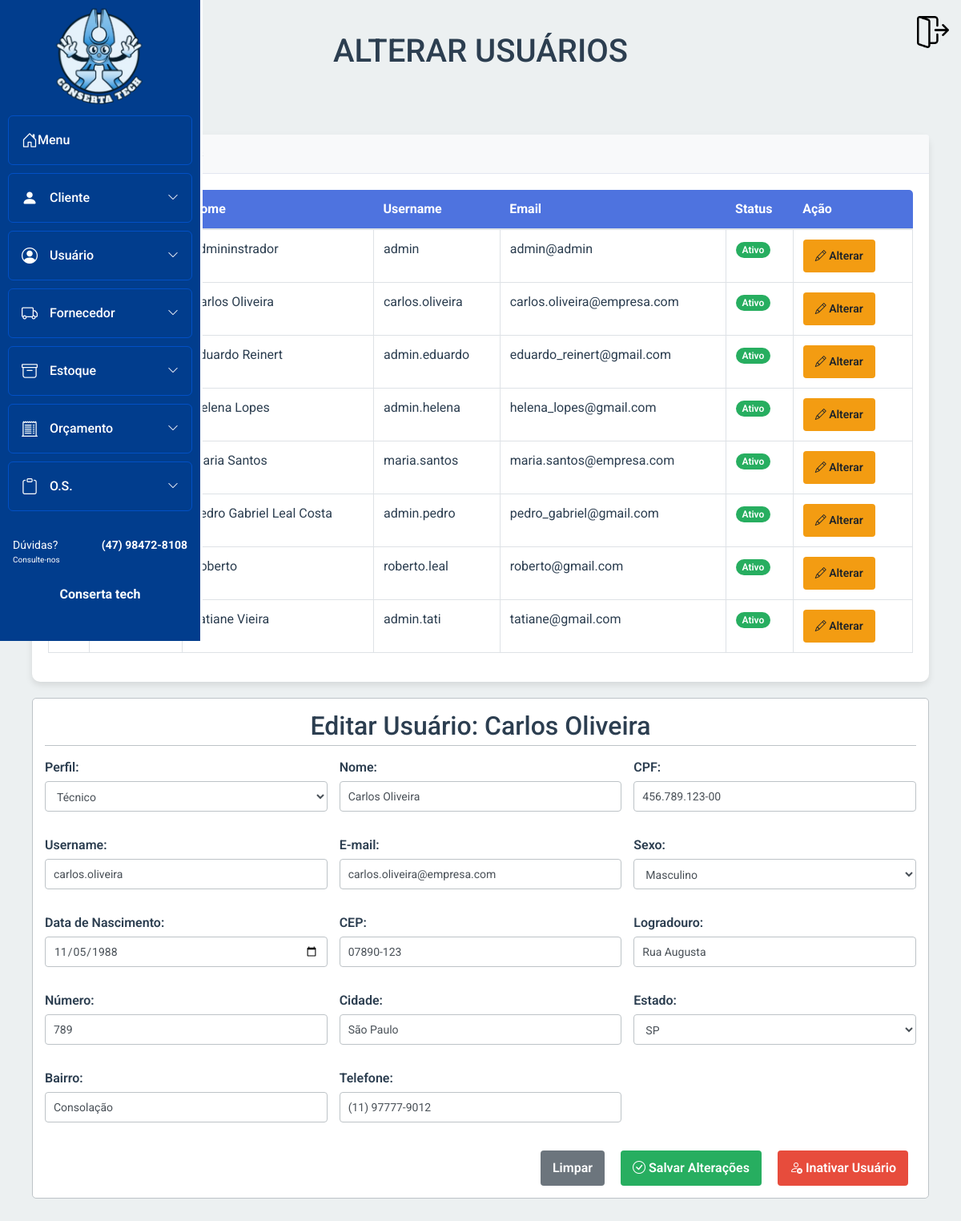
The page /sa_mod_bd/Usuario/alterar_usuario.php?id=3 (signed in) on the database its author committed.
### tables this page shows
CREATE TABLE `usuario` (
  `id_usuario` int(11) NOT NULL,
  `id_perfil` int(11) NOT NULL,
  `nome` varchar(50) NOT NULL,
  `cpf` varchar(15) DEFAULT NULL,
  `username` varchar(30) NOT NULL,
  `email` varchar(100) NOT NULL,
  `senha` varchar(255) NOT NULL,
  `data_cad` date DEFAULT NULL,
  `data_nasc` date DEFAULT NULL,
  `sexo` enum('M','F') DEFAULT NULL,
  `cep` varchar(10) DEFAULT NULL,
  `logradouro` varchar(80) DEFAULT NULL,
  `tipo` varchar(20) DEFAULT NULL,
  `complemento` varchar(15) DEFAULT NULL,
  `numero` int(11) DEFAULT NULL,
  `cidade` varchar(30) DEFAULT NULL,
  `uf` varchar(2) DEFAULT NULL,
  `bairro` varchar(20) DEFAULT NULL,
  `telefone` varchar(18) DEFAULT NULL,
  `inativo` tinyint(4) DEFAULT 0,
  `senha_temporaria` tinyint(4) DEFAULT 0
);

### sa_mod_bd/Usuario/processa_alteracao.php (called while the page is built, shortened)
<?php
require '../Conexao/conexao.php';
if(isset($_GET['id']) && is_numeric($_GET['id'])){
    $id_usuario = $_GET['id'];
    $sql = "SELECT * FROM usuario WHERE id_usuario = :id";
    $stmt = $pdo->prepare($sql);
    $stmt->bindParam(':id', $id_usuario, PDO::PARAM_INT);
    $stmt->execute();
    $usuarioAtual = $stmt->fetch(PDO::FETCH_ASSOC);
}
$sql = "SELECT * FROM usuario WHERE inativo = 0 ORDER BY nome ASC";
$stmt = $pdo->prepare($sql);
$stmt->execute();
$usuarios = $stmt->fetchAll(PDO::FETCH_ASSOC);
function safe_html($value) {
    return $value !== null ? htmlspecialchars($value) : '';
}
?>

### sa_mod_bd/Usuario/alterar_usuario.php (the view, shortened to what this page needs)
<?php
include 'processa_alteracao.php';
?>
<!DOCTYPE html>
<html lang="pt-br">
<head>
    <link rel="stylesheet" href="../bootstrap/css/bootstrap.min.css">
    <link rel="stylesheet" href="https://cdn.jsdelivr.net/npm/bootstrap-icons@1.10.3/font/bootstrap-icons.css" />
    <link rel="stylesheet" href="../Menu_lateral/css-home-bar.css" />
    <link rel="stylesheet" href="https://cdn.jsdelivr.net/npm/flatpickr/dist/flatpickr.min.css">
    <link rel="stylesheet" href="https://cdn.jsdelivr.net/npm/notyf@3/notyf.min.css">
    <link rel="stylesheet" href="alterar.css">
</head>
<body>
    <div class="container">
        <h1>ALTERAR USUÁRIOS</h1>
        <?php include("../Menu_lateral/menu.php"); ?>
        <div class="mb-3">
            <a href="buscar_usuario.php" class="btn btn-secondary">
            </a>
        </div>
        <div class="card">
            <div class="card-header">
            </div>
            <div class="card-body">
                <?php if (!empty($usuarios)): ?>
                    <div class="table-responsive">
                        <table class="table table-bordered table-hover" width="100%" cellspacing="0">
                            <thead>
                                <tr>
                                    <th>ID</th>
                                    <th>Perfil</th>
                                    <th>Nome</th>
                                    <th>Username</th>
                                    <th>Email</th>
                                    <th>Status</th>
                                    <th>Ação</th>
                                </tr>
                            </thead>
                            <tbody>
                                <?php foreach ($usuarios as $usuario):
                                    $perfil_text = '';
                                    $perfil_class = '';
                                    switch ($usuario['id_perfil']) {
                                        case 1:
                                            $perfil_text = 'Admin';
                                            $perfil_class = 'perfil-1';
                                            break;
                                        case 2:
                                            $perfil_text = 'Atendente';
                                            $perfil_class = 'perfil-2';
                                            break;
                                        case 3:
                                            $perfil_text = 'Técnico';
                                            $perfil_class = 'perfil-3';
                                            break;
                                        default:
                                            $perfil_text = $usuario['id_perfil'];
                                            $perfil_class = '';
                                    }
                                    $status_text = $usuario['inativo'] ? 'Inativo' : 'Ativo';
                                    $status_class = $usuario['inativo'] ? 'status-inativo' : 'status-ativo';
                                    ?>
                                    <tr>
                                        <td><?= safe_html($usuario['id_usuario']) ?></td>
                                        <td><span class="perfil-badge <?= $perfil_class ?>"><?= $perfil_text ?></span></td>
                                        <td><?= safe_html($usuario['nome']) ?></td>
                                        <td><?= safe_html($usuario['username']) ?></td>
                                        <td><?= safe_html($usuario['email']) ?></td>
                                        <td><span class="status-badge <?= $status_class ?>"><?= $status_text ?></span></td>
                                        <td>
                                            <a class="btn btn-warning btn-sm"
                                                href="alterar_usuario.php?id=<?= safe_html($usuario['id_usuario']) ?>">
                                                <i class="bi bi-pencil"></i> Alterar
                                            </a>
                                        </td>
                                    </tr>
                                <?php endforeach; ?>
                            </tbody>
                        </table>
                    </div>
                <?php else: ?>
                    <div class="alert alert-info">
                        <i class="bi bi-info-circle"></i> Nenhum usuário ativo encontrado!
                    </div>
                <?php endif; ?>
            </div>
        </div>
        <?php if ($usuarioAtual): ?>
            <div class="form-section">
                <h2>Editar Usuário: <?= safe_html($usuarioAtual['nome']) ?></h2>
                <form method="POST">
                    <div class="form-grid">
                        <div class="form-group">
                            <label for="perfil">Perfil:</label>
                            <select id="perfil" name="perfil" class="form-control" required>
                                <option value="3" <?= $usuarioAtual['id_perfil'] == 3 ? 'selected' : '' ?>>Técnico</option>
                            </select>
                        </div>
                        <div class="form-group">
                            <label for="nome">Nome:</label>
                            <input type="text" id="nome" name="nome" class="form-control"
                                value="<?= safe_html($usuarioAtual['nome']) ?>" required>
                        </div>
                        <div class="form-group">
                            <label for="cpf">CPF:</label>
                            <input type="text" id="cpf" name="cpf" class="form-control"
                                value="<?= safe_html($usuarioAtual['cpf']) ?>">
                        </div>
                        <div class="form-group">
                            <label for="username">Username:</label>
                            <input type="text" id="username" name="username" class="form-control"
                                value="<?= safe_html($usuarioAtual['username']) ?>" required>
                        </div>
                        <div class="form-group">
                            <label for="email">E-mail:</label>
                            <input type="email" id="email" name="email" class="form-control"
                                value="<?= safe_html($usuarioAtual['email']) ?>" required>
                        </div>
                        <div class="form-group">
                            <label for="sexo">Sexo:</label>
                            <select id="sexo" name="sexo" class="form-control">
                                <option value="M" <?= $usuarioAtual['sexo'] == 'M' ? 'selected' : '' ?>>Masculino</option>
                            </select>
                        </div>
                        <div class="form-group">
                            <label for="data_nasc">Data de Nascimento:</label>
                            <input type="date" id="data_nasc" name="data_nasc" class="form-control"
                                value="<?= safe_html($usuarioAtual['data_nasc']) ?>">
                        </div>
                        <div class="form-group">
                            <label for="cep">CEP:</label>
                            <input type="text" id="cep" name="cep" class="form-control"
                                value="<?= safe_html($usuarioAtual['cep']) ?>">
                        </div>
                        <div class="form-group">
                            <label for="logradouro">Logradouro:</label>
                            <input type="text" id="logradouro" name="logradouro" class="form-control"
                                value="<?= safe_html($usuarioAtual['logradouro']) ?>">
                        </div>
                        <div class="form-group">
                            <label for="numero">Número:</label>
                            <input type="text" id="numero" name="numero" class="form-control"
                                value="<?= safe_html($usuarioAtual['numero']) ?>">
                        </div>
                        <div class="form-group">
                            <label for="cidade">Cidade:</label>
                            <input type="text" id="cidade" name="cidade" class="form-control"
                                value="<?= safe_html($usuarioAtual['cidade']) ?>">
                        </div>
                        <div class="form-group">
                            <label for="estado">Estado:</label>
                            <select id="estado" name="estado" class="form-control">
                                <?php
                                $ufs = ['AC', 'AL', 'AP', 'AM', 'BA', 'CE', 'DF', 'ES', 'GO', 'MA', 'MT', 'MS', 'MG', 'PA', 'PB', 'PR', 'PE', 'PI', 'RJ', 'RN', 'RS', 'RO', 'RR', 'SC', 'SP', 'SE', 'TO'];
                                foreach ($ufs as $uf) {
                                    $selected = ($usuarioAtual['uf'] == $uf) ? 'selected' : '';
                                    echo "<option value='$uf' $selected>$uf</option>";
                                }
                                ?>
                            </select>
                        </div>
                        <div class="form-group">
                            <label for="bairro">Bairro:</label>
                            <input type="text" id="bairro" name="bairro" class="form-control"
                                value="<?= safe_html($usuarioAtual['bairro']) ?>">
                        </div>
                        <div class="form-group">
                            <label for="telefone">Telefone:</label>
                            <input type="text" id="telefone" name="telefone" class="form-control"
                                value="<?= safe_html($usuarioAtual['telefone']) ?>">
                        </div>
                    </div>
                    <div class="actions">
                        <button type="reset" class="btn btn-secondary">Limpar</button>
                        <button type="submit" class="btn btn-success">
                            <i class="bi bi-check-circle"></i> Salvar Alterações
                        </button>
                        <?php if ($usuarioAtual['inativo'] == 0): ?>
                            <a href="buscar_usuario.php?inativar=<?= $usuarioAtual['id_usuario'] ?>" class="btn btn-danger"
                                onclick="return confirm('Tem certeza que deseja inativar este usuário?')">
                                <i class="bi bi-person-x"></i> Inativar Usuário
                            </a>
                        <?php endif; ?>
                    </div>
                </form>
            </div>
        <?php endif; ?>
    </div>
</body>
</html>

### sa_mod_bd/Menu_lateral/css-home-bar.css (style rules this page uses)
* { margin: 0; padding: 0; box-sizing: border-box; font-family: 'Roboto', sans-serif; }
html, body { height: 100%; overflow-x: hidden; }

### sa_mod_bd/Usuario/alterar.css (style rules this page uses)
:root { --primary-color: #2c3e50; --secondary-color: #3498db; --background-color: #ecf0f1; --text-color: #2c3e50; --border-color: #bdc3c7; --success-color: #27ae60; --danger-color: #e74c3c; --warning-color: #f39c12; }
* { margin: 0; padding: 0; box-sizing: border-box; font-family: 'Segoe UI', Tahoma, Geneva, Verdana, sans-serif; }
body { background-color: var(--background-color); color: var(--text-color); padding: 20px; }
.container { max-width: 1400px; padding: 20px; transition: margin-left 0.3s ease; }
h1, h2 { color: var(--primary-color); margin-bottom: 20px; text-align: center; }
.card { box-shadow: 0 4px 8px rgba(0,0,0,0.1); margin-bottom: 20px; border: none; border-radius: 10px; }
.card-header { background-color: #f8f9fa; border-bottom: 1px solid #e3e6f0; font-weight: bold; }
.table-responsive { border-radius: 5px; overflow: hidden; }
.table th { background-color: #4e73df; color: white; border: none; }
.btn-warning { background-color: var(--warning-color); border-color: var(--warning-color); }
.btn-danger { background-color: var(--danger-color); border-color: var(--danger-color); }
.btn-success { background-color: var(--success-color); border-color: var(--success-color); }
.form-section { margin-bottom: 30px; border: 1px solid var(--border-color); padding: 15px; border-radius: 5px; background-color: white; }
.form-section h2 { color: var(--primary-color); margin-bottom: 15px; padding-bottom: 5px; border-bottom: 1px solid var(--border-color); }
.form-grid { display: grid; grid-template-columns: repeat(auto-fill, minmax(300px, 1fr)); gap: 15px; }
.form-group { margin-bottom: 15px; }
.form-group label { display: block; margin-bottom: 5px; font-weight: 600; }
.form-group input, .form-group select, .form-group textarea { width: 100%; padding: 10px; border: 1px solid var(--border-color); border-radius: 4px; font-size: 14px; }
.btn { padding: 10px 15px; border: none; border-radius: 4px; cursor: pointer; font-weight: 600; margin-right: 10px; }
.btn-secondary { background-color: #6c757d; color: white; }
.actions { display: flex; justify-content: flex-end; gap: 10px; margin-top: 20px; }
.status-badge { padding: 3px 8px; border-radius: 12px; font-size: 0.75rem; font-weight: 600; }
.status-ativo { background-color: var(--success-color); color: white; }
.perfil-badge { padding: 3px 8px; border-radius: 12px; font-size: 0.75rem; font-weight: 600; }
.perfil-1 { background-color: #e74c3c; color: white; }
.perfil-2 { background-color: #3498db; color: white; }
.perfil-3 { background-color: #2ecc71; color: white; }

### rows shown on the page
usuario: nome "admininstrador", username "admin", email "admin@admin", inativo "Ativo"
usuario: nome "Carlos Oliveira", username "carlos.oliveira", email "carlos.oliveira@empresa.com", inativo "Ativo", perfil "Técnico", cpf "456.789.123-00", sexo "Masculino", data_nasc "11/05/1988", cep "07890-123", logradouro "Rua Augusta", numero "789", cidade "São Paulo", bairro "Consolação", telefone "(11) 97777-9012"
usuario: nome "Eduardo Reinert", username "admin.eduardo", email "eduardo_reinert@gmail.com", inativo "Ativo"
usuario: nome "Helena Lopes", username "admin.helena", email "helena_lopes@gmail.com", inativo "Ativo"
usuario: nome "Maria Santos", username "maria.santos", email "maria.santos@empresa.com", inativo "Ativo"
usuario: nome "Pedro Gabriel Leal Costa", username "admin.pedro", email "pedro_gabriel@gmail.com", inativo "Ativo"
usuario: nome "Roberto", username "roberto.leal", email "roberto@gmail.com", inativo "Ativo"
usuario: nome "Tatiane Vieira", username "admin.tati", email "tatiane@gmail.com", inativo "Ativo"

### other values the page prints
form field estado "SP"
